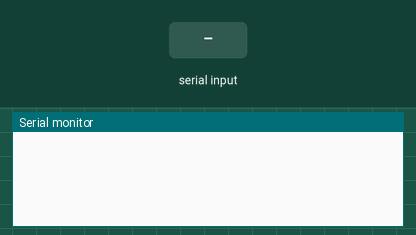
This sketch was run on a simulated Arduino Uno, built with avr-gcc and run on an emulated ATmega328P. On the bench: the last lines printed to the serial monitor. The test bench sets the inputs (shaded band).

Above: at 1.2 s.
1.3 s: "1\n" received over the second serial link
At 1.7 s:
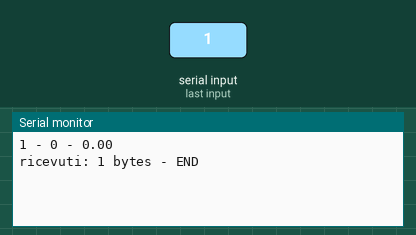
2.8 s: "0\n" received over the second serial link
At 4.0 s:
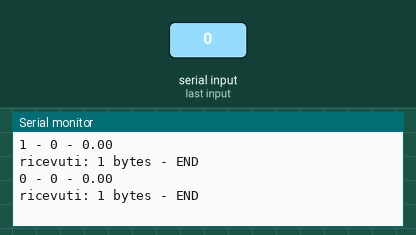
4.3 s: "2\n" received over the second serial link
At 5.2 s:
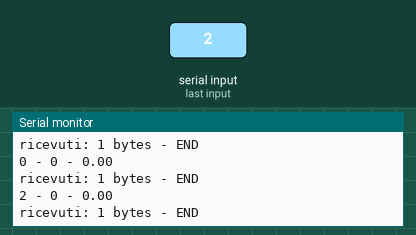

The sketch:

ricevitore.ino
```cpp
#include <SoftwareSerial.h>

SoftwareSerial mySerial(10, 11); // RX, TX

struct mydata {
  char cmd;
  int count;
  float temp;
  char str[20];
};

mydata dato;

void setup() {
  mySerial.begin(9600);
  Serial.begin(9600);
}

byte buff[20];
int i = 0;

void loop() {
  while (mySerial.available()) {
    byte n = mySerial.read();
    if ((char)n == '\n') {

      //mySerial.write((const uint8_t *)&dato, sizeof(struct mydata));

      memcpy(&dato, buff, i);

      Serial.print(dato.cmd);Serial.print(" - ");
      Serial.print(dato.count);Serial.print(" - ");
      Serial.print(dato.temp);Serial.print("\n");
      Serial.print(dato.str);Serial.print("\n");

      Serial.print("ricevuti: ");
      Serial.print(i);
      Serial.println(" bytes - END");
      i = 0;
    } else {
      buff[i] = n;
      i++;
    }
  }
  //mySerial.write((const uint8_t *)&dato, sizeof(struct mydata));
}
```

Measured:
- after the input at 1.3 s, the serial monitor: prints a new line at once (image 1)
- after the input at 2.8 s, the serial monitor: prints a new line at once (image 2)
- after the input at 4.3 s, the serial monitor: prints a new line at once (image 3)
